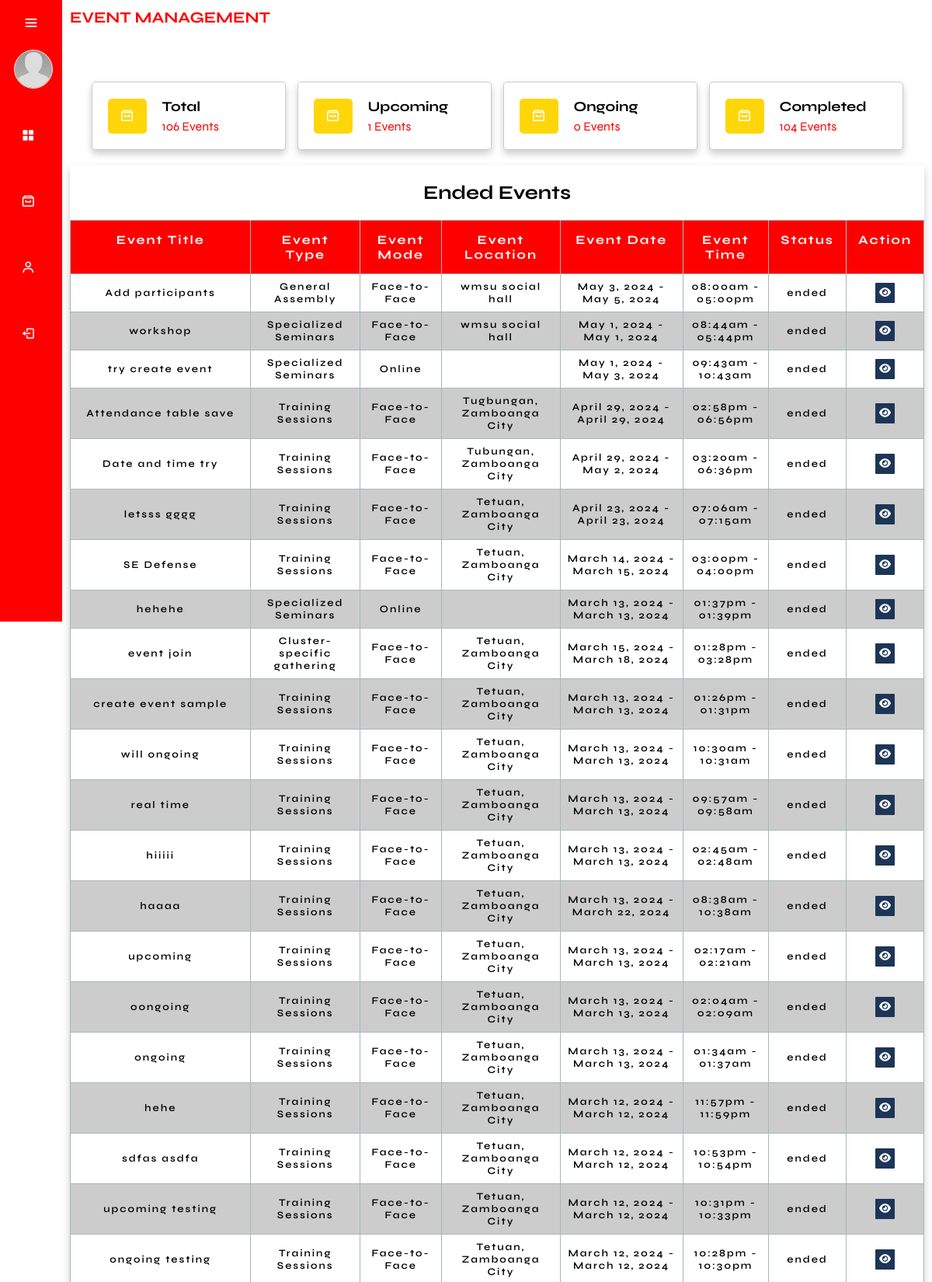
/admin/ended_events.php (upper part), run on the app's committed database.
### tables this page shows
CREATE TABLE `events` (
  `event_id` int(11) NOT NULL,
  `event_title` varchar(255) NOT NULL,
  `event_description` text DEFAULT NULL,
  `event_type` varchar(50) NOT NULL,
  `event_mode` varchar(50) NOT NULL,
  `event_photo_path` varchar(255) DEFAULT NULL,
  `location` varchar(255) NOT NULL,
  `date_start` date NOT NULL,
  `date_end` date NOT NULL,
  `time_start` time NOT NULL,
  `time_end` time NOT NULL,
  `date_created` timestamp NOT NULL DEFAULT current_timestamp(),
  `event_link` text DEFAULT NULL,
  `cancelReason` text NOT NULL,
  `event_cancel` varchar(255) NOT NULL,
  `participant_limit` int(11) NOT NULL
);

### function/F.getEventHistoryTbl.php (the view, shortened to what this page needs)
<?php
    require_once('../db.connection/connection.php');
    $sql = "SELECT * FROM Events WHERE NOW() > CONCAT(date_end, ' ', time_end) ORDER BY date_created DESC";
    $result = mysqli_query($conn, $sql);
    while ($row = mysqli_fetch_assoc($result)) {
        if (empty($row['event_cancel'])) {
            $eventTitle = $row['event_title'];
            $eventLocation = $row['location'];
            $eventDateStart = date('F j, Y', strtotime($row['date_start']));
            $eventDateEnd = date('F j, Y', strtotime($row['date_end']));
            $eventTimeStart = date('h:ia', strtotime($row['time_start']));
            $eventTimeEnd = date('h:ia', strtotime($row['time_end']));
            $eventMode = $row['event_mode'];
            $eventType = $row['event_type'];
            $eventTimeZone = new DateTimeZone('Asia/Manila');
            $currentDateTime = new DateTime('now', $eventTimeZone);
            $eventEndDateTime = new DateTime($row['date_end'] . ' ' . $row['time_end'], $eventTimeZone);
            $eventStatus = '';
            if ($currentDateTime > $eventEndDateTime) {
                $eventStatus = 'ended';
            }
            if ($eventStatus === 'ended') {
                echo '<tr data-start-date="' . $row['date_start'] . '" data-end-date="' . $row['date_end'] . '">';
                ?>
                <td data-label="Event Title"><?php echo $eventTitle; ?></td>
                <td data-label="Event Type"><?php echo $eventType; ?></td>
                <td data-label="Event Mode"><?php echo $eventMode; ?></td>
                <td data-label="Event Location"><?php echo $eventLocation; ?></td>
                <td data-label="Event Date"><?php echo "$eventDateStart - $eventDateEnd"; ?></td>
                <td data-label="Event Time"><?php echo "$eventTimeStart - $eventTimeEnd"; ?></td>
                <td data-label="Status"><?php echo $eventStatus; ?></td>
                <td data-label="View Event" class="pad">
                    <a href="view_eventHistory.php?event_id=<?php echo $row['event_id']; ?>"><button class="btn_view"><i class="fa-solid fa-eye"></i></i></button></a>
                </td>
                <?php
                echo '</tr>';
            }
        }
    }
?>

### admin/css/main.css (style rules this page uses)
* { font-family: "Syne", sans-serif; margin: 0; padding: 0; box-sizing: border-box; text-decoration: none; outline: none; border: none; }
:root { --header-height: 3.5rem; --first-color: red; --first-color-alt: #1d3557; --first-color-light: hsl(var(--hue), 40%, 80%); --title-color: hsl(var(--hue), 24%, 16%); --text-color: black; --text-color-light: hsl(var(--hue), 8%, 60%); --white-color: hsl(0, 0%, 100%); --body-color: white; --container-color: #f1faee; --box-shadow: 0 .5rem 1rem rgba(0, 0, 0, .2); --light-bg: #FFFCE6; --border: .1rem solid rgba(0,0,0,.2); --body-font: "Syne", sans-serif; --biggest-font-size: 2rem; --h1-font-size: 1.5rem; --h2-font-size: 1.25rem; --h3-font-size: 1rem; --normal-font-size: .938rem; --small-font-size: .813rem; --smaller-font-size: .75rem; --font-regular: 400; --font-medium: 500; --font-semi-bold: 600; --z-tooltip: 10; --z-fixed: 100; --z-modal: 1000; }
html { font-size: 62.5%; overflow-x: hidden; scroll-padding-top: 7rem; scroll-behavior: smooth; }
body { background-color: var(--body-color); }
.tbl tbody tr td { font-size: 1.3rem; letter-spacing: 0.2rem; font-weight: 600; text-align: center; border: 1px solid #aab7b9; padding: 0.8rem; }
.tbl tbody .pad { padding: 0.5rem; }
.tbl tr:nth-child(even) { background-color: #ccc; }
.tbl button { display: inline-block; border: none; margin: 0 auto; padding: 0.5rem; border-radius: 1px; outline: none; cursor: pointer; }
.btn_view { background-color: var(--first-color-alt); color: #fff; }

### data on the page
events: event_title "Add participants", event_type "General Assembly", event_mode "Face-to-Face", location "wmsu social hall", date_start "May 3, 2024", date_end "May 5, 2024", time_start "08:00am", time_end "05:00pm", eventStatus "ended"
events: event_title "workshop", event_type "Specialized Seminars", event_mode "Face-to-Face", location "wmsu social hall", date_start "May 1, 2024", date_end "May 1, 2024", time_start "08:44am", time_end "05:44pm", eventStatus "ended"
events: event_title "try create event", event_type "Specialized Seminars", event_mode "Online", date_start "May 1, 2024", date_end "May 3, 2024", time_start "09:43am", time_end "10:43am", eventStatus "ended"
events: event_title "Attendance table save", event_type "Training Sessions", event_mode "Face-to-Face", location "Tugbungan, Zamboanga City", date_start "April 29, 2024", date_end "April 29, 2024", time_start "02:58pm", time_end "06:56pm", eventStatus "ended"
events: event_title "Date and time try", event_type "Training Sessions", event_mode "Face-to-Face", location "Tubungan, Zamboanga City", date_start "April 29, 2024", date_end "May 2, 2024", time_start "03:20am", time_end "06:36pm", eventStatus "ended"
events: event_title "letsss gggg", event_type "Training Sessions", event_mode "Face-to-Face", location "Tetuan, Zamboanga City", date_start "April 23, 2024", date_end "April 23, 2024", time_start "07:06am", time_end "07:15am", eventStatus "ended"
events: event_title "SE Defense", event_type "Training Sessions", event_mode "Face-to-Face", location "Tetuan, Zamboanga City", date_start "March 14, 2024", date_end "March 15, 2024", time_start "03:00pm", time_end "04:00pm", eventStatus "ended"
events: event_title "hehehe", event_type "Specialized Seminars", event_mode "Online", date_start "March 13, 2024", date_end "March 13, 2024", time_start "01:37pm", time_end "01:39pm", eventStatus "ended"
events: event_title "event join", event_type "Cluster-specific gathering", event_mode "Face-to-Face", location "Tetuan, Zamboanga City", date_start "March 15, 2024", date_end "March 18, 2024", time_start "01:28pm", time_end "03:28pm", eventStatus "ended"
events: event_title "create event sample", event_type "Training Sessions", event_mode "Face-to-Face", location "Tetuan, Zamboanga City", date_start "March 13, 2024", date_end "March 13, 2024", time_start "01:26pm", time_end "01:31pm", eventStatus "ended"
events: event_title "will ongoing", event_type "Training Sessions", event_mode "Face-to-Face", location "Tetuan, Zamboanga City", date_start "March 13, 2024", date_end "March 13, 2024", time_start "10:30am", time_end "10:31am", eventStatus "ended"
events: event_title "real time", event_type "Training Sessions", event_mode "Face-to-Face", location "Tetuan, Zamboanga City", date_start "March 13, 2024", date_end "March 13, 2024", time_start "09:57am", time_end "09:58am", eventStatus "ended"
events: event_title "hiiiii", event_type "Training Sessions", event_mode "Face-to-Face", location "Tetuan, Zamboanga City", date_start "March 13, 2024", date_end "March 13, 2024", time_start "02:45am", time_end "02:48am", eventStatus "ended"
events: event_title "haaaa", event_type "Training Sessions", event_mode "Face-to-Face", location "Tetuan, Zamboanga City", date_start "March 13, 2024", date_end "March 22, 2024", time_start "08:38am", time_end "10:38am", eventStatus "ended"
events: event_title "upcoming", event_type "Training Sessions", event_mode "Face-to-Face", location "Tetuan, Zamboanga City", date_start "March 13, 2024", date_end "March 13, 2024", time_start "02:17am", time_end "02:21am", eventStatus "ended"
events: event_title "oongoing", event_type "Training Sessions", event_mode "Face-to-Face", location "Tetuan, Zamboanga City", date_start "March 13, 2024", date_end "March 13, 2024", time_start "02:04am", time_end "02:09am", eventStatus "ended"
events: event_title "ongoing", event_type "Training Sessions", event_mode "Face-to-Face", location "Tetuan, Zamboanga City", date_start "March 13, 2024", date_end "March 13, 2024", time_start "01:34am", time_end "01:37am", eventStatus "ended"
events: event_title "hehe", event_type "Training Sessions", event_mode "Face-to-Face", location "Tetuan, Zamboanga City", date_start "March 12, 2024", date_end "March 12, 2024", time_start "11:57pm", time_end "11:59pm", eventStatus "ended"
events: event_title "sdfas asdfa", event_type "Training Sessions", event_mode "Face-to-Face", location "Tetuan, Zamboanga City", date_start "March 12, 2024", date_end "March 12, 2024", time_start "10:53pm", time_end "10:54pm", eventStatus "ended"
events: event_title "upcoming testing", event_type "Training Sessions", event_mode "Face-to-Face", location "Tetuan, Zamboanga City", date_start "March 12, 2024", date_end "March 12, 2024", time_start "10:31pm", time_end "10:33pm", eventStatus "ended"
events: event_title "ongoing testing", event_type "Training Sessions", event_mode "Face-to-Face", location "Tetuan, Zamboanga City", date_start "March 12, 2024", date_end "March 12, 2024", time_start "10:28pm", time_end "10:30pm", eventStatus "ended"

### other printed values
$totalEvents "106"
$totalUpcoming "1"
$totalOngoing "0"
$totalEnded "104"
